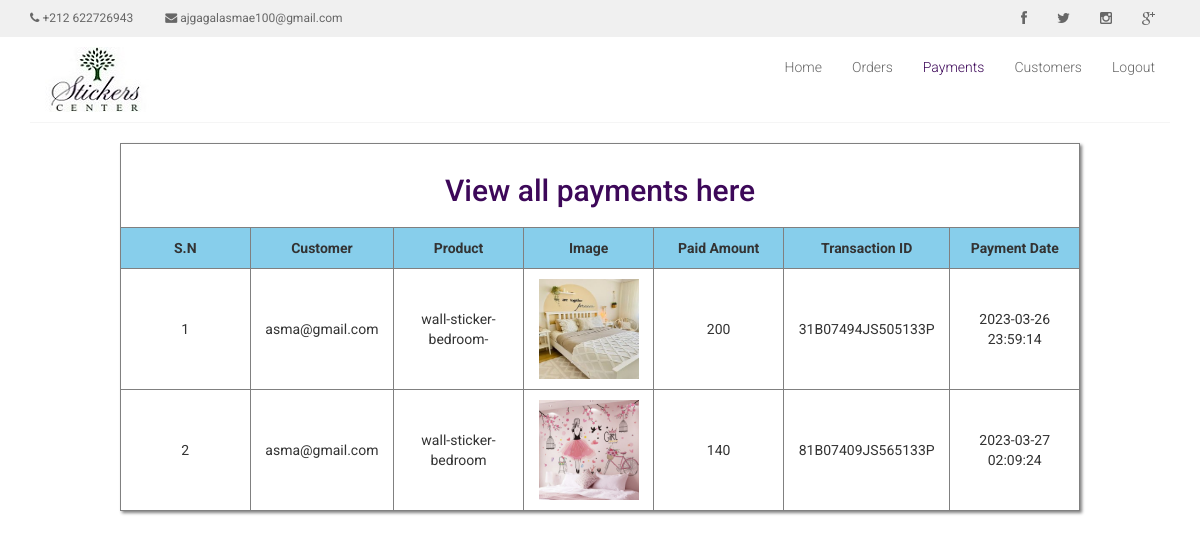
The app's page /admin_area/view_payments.php (signed in) with its own data.
### tables this page shows
CREATE TABLE `payments` (
  `payment_id` int(11) NOT NULL,
  `product_id` int(11) NOT NULL,
  `amount` int(11) NOT NULL,
  `customer_id` int(11) NOT NULL,
  `trx_id` varchar(20) NOT NULL,
  `currency` varchar(4) NOT NULL,
  `payment_date` timestamp NOT NULL DEFAULT current_timestamp()
);

CREATE TABLE `customers` (
  `cus_id` int(11) NOT NULL,
  `cus_name` varchar(255) NOT NULL,
  `cus_email` varchar(255) NOT NULL,
  `cus_password` varchar(255) NOT NULL,
  `cus_country` varchar(255) NOT NULL,
  `cus_city` varchar(255) NOT NULL,
  `cus_phone` int(30) NOT NULL,
  `cus_address` varchar(255) NOT NULL,
  `cus_date` timestamp NOT NULL DEFAULT current_timestamp()
);

CREATE TABLE `products` (
  `prod_id` int(11) NOT NULL,
  `prod_cat` int(11) NOT NULL,
  `prod_theme` int(11) NOT NULL,
  `price` int(11) NOT NULL,
  `prod_title` text NOT NULL,
  `prod_colors` text NOT NULL,
  `prod_desc` text NOT NULL,
  `prod_img` text NOT NULL,
  `prod_date` datetime NOT NULL DEFAULT current_timestamp()
);

### admin_area/view_payments.php (the view, shortened to what this page needs)
<?php
if (!isset($_SESSION['user_email'])) {
    echo "<script>window.open('login.php?not_admin=You are not an Admin!','_self')</script>";
} else {
    include("admin_header.php");
	include("includes/db.php");}
    ?>
<table width="795" align="center" bgcolor="pink">
    <tr align="center">
        <td colspan="7">
            <h2>View all payments here</h2>
        </td>
    </tr>
    <tr align="center" bgcolor="skyblue">
        <th>S.N</th>
        <th>Customer</th>
        <th>Product</th>
        <th>Image</th>
        <th>Paid Amount</th>
        <th>Transaction ID</th>
        <th>Payment Date</th>
    </tr>
    <?php
	include("includes/db.php");
	$get_payment = "select * from payments";
	$run_payment = mysqli_query($con, $get_payment);
	$i = 0;
	while ($row_payment=mysqli_fetch_array($run_payment)){
		$amount = $row_payment['amount'];
		$trx_id = $row_payment['trx_id'];
		$payment_date = $row_payment['payment_date'];
		$pro_id = $row_payment['product_id'];
		$c_id = $row_payment['customer_id'];
		$i++;
		$get_pro = "select * from products where prod_id='$pro_id'";
		$run_pro = mysqli_query($con, $get_pro);
		$row_pro=mysqli_fetch_array($run_pro);
		$pro_image = $row_pro['prod_img'];
		$pro_title = $row_pro['prod_title'];
		$pro_theme = $row_pro['prod_theme'];
		$get_c = "select * from customers where cus_id='$c_id'";
		$run_c = mysqli_query($con, $get_c);
		$row_c=mysqli_fetch_array($run_c);
		$c_email = $row_c['cus_email'];
	?>
    <tr align="center">
        <td><?php echo $i;?></td>
        <td><?php echo $c_email; ?></td>
        <td><?php echo $pro_title; ?></td>
        <td><img src='../images/product_image/themes/<?php echo "$pro_theme/$pro_image"?>' width="100" height="100" /></td>
        <td><?php echo $amount;?></td>
        <td><?php echo $trx_id;?></td>
        <td><?php echo $payment_date;?></td>
    </tr>
    <?php } ?>
</table>

### css/main.css (style rules this page uses)
body { font-family: 'Roboto', sans-serif; position: relative; font-weight: 400px; }
h1, h2, h3, h4, h5, h6 { font-family: 'Roboto', sans-serif; }

### admin_area/view_payments.php (style rules this page uses)
table { width: 80%; border-collapse: collapse; margin: 20px auto; box-shadow: 2px 2px 3px gray; }
td, th { border: 1px solid gray; padding: 10px; text-align: center; width: 12.5%; }
h2 { color: #3D0859; }

### records on screen
payments: customer.cus_email "asma@gmail.com", product.prod_title "wall-sticker-bedroom-", product.prod_img (picture), amount "200", trx "31B07494JS505133P", payment_date "2023-03-26 23:59:14"
payments: customer.cus_email "asma@gmail.com", product.prod_title "wall-sticker-bedroom", product.prod_img (picture), amount "140", trx "81B07409JS565133P", payment_date "2023-03-27 02:09:24"
